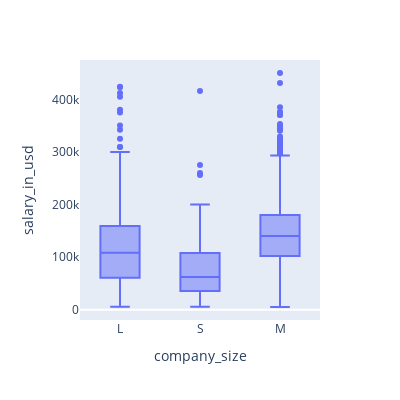

Source (notebook cell):
### Code cell
# Plotly 그래프의 grid 설정하기
fig = px.box(
    df, x='company_size', y='salary_in_usd',
    height=400, width=400
)
fig.update_layout(yaxis={'showgrid':False}) #그리드 선을 없애는 속성, 딱히 없애는 경우는 없음
fig.show()

### Figure 1 — Plotly figure (JSON) as saved in the notebook; plotly's stock layout.template omitted (floating-point values rounded to 4 significant figures; data arrays with more than 128 entries replaced by an {"elided": "..."} marker saying what was removed)
{"data": [{"alignmentgroup": "True", "hovertemplate": "company_size=%{x}<br>salary_in_usd=%{y}<extra></extra>", "legendgroup": "", "marker": {"color": "#636efa"}, "name": "", "notched": false, "offsetgroup": "", "orientation": "v", "showlegend": false, "type": "box", "x": {"elided": "3755 str values"}, "x0": " ", "xaxis": "x", "y": {"elided": "3755 int values"}, "y0": " ", "yaxis": "y"}], "layout": {"boxmode": "group", "height": 400, "legend": {"tracegroupgap": 0}, "margin": {"t": 60}, "width": 400, "xaxis": {"anchor": "y", "autorange": true, "domain": [0, 1], "range": [-0.5, 2.5], "title": {"text": "company_size"}, "type": "category"}, "yaxis": {"anchor": "x", "autorange": true, "domain": [0, 1], "range": [-19580.0, 474700.0], "showgrid": false, "title": {"text": "salary_in_usd"}, "type": "linear"}}}
